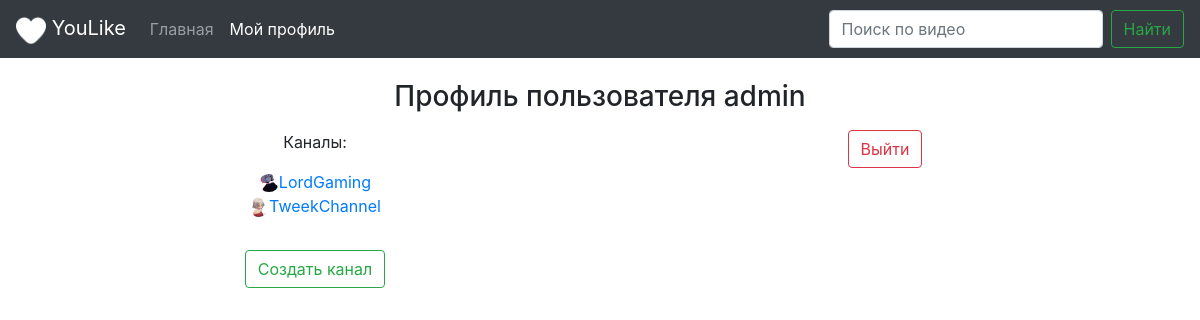
/profile/ (signed in), run on the app's committed database.
### main/models.py (models this page shows, shortened)
class Channel(models.Model):
    name = models.CharField("Название канала", max_length=150)
    logo = models.ImageField("Картинка канала", upload_to='channel_images/', null=True)
    description = models.TextField("Описание канала")
    owner = models.ForeignKey(User, verbose_name="Владелец канала", on_delete=models.CASCADE)
    subscribers = models.ManyToManyField(User, verbose_name='Пользователи, подписавшиеся на канал',
                                         related_name='subscribed_users')
    class Meta:
        verbose_name = "Канал"
        verbose_name_plural = "Каналы"

### main/views.py (the view)
# urls.py: path('profile/', views.ProfileView.as_view(), name='profile'),
class ProfileView(View):
    @staticmethod
    def get(request):
        if request.user.is_authenticated:
            try:
                channel_list = Channel.objects.filter(
                    owner__username=request.user.username)
                are_channels = True
            except:
                print("no channels")
                channel_list = []
                are_channels = False
            return render(request, 'main/profile.html', {"channel_list": channel_list, "are_channels": are_channels})
        else:
            return redirect('/accounts/login')

### main/templatetags/header.py (called while the page is built)
@register.inclusion_tag('main/tags/header.html')
def get_header(page='index'):
    return {"page": page}

### templates/main/profile.html (shortened to what this page needs)
{% extends 'base.html' %}
{% load header %}
{% block content %}
    {% get_header 'profile' %}
    <div class="container text-center mb-3">
        <p class="h3">
            Профиль пользователя {{ request.user.username }}
        </p>
    </div>
    <div class="container text-center">
        <div class="row">
            <div class="col-md">
                <p>Каналы:</p>
                {% if are_channels %}
                    {% for channel in channel_list %}
                        <a href="/channel/{{ channel.name }}" title="{{ channel.description }}"><img src="{{ channel.logo.url }}" width="20px" style="border-radius: 50%;">{{ channel.name }}</a><br>
                    {% endfor %}
                {% else %}
                    Нет каналов
                {% endif %}
                <br>
                <a href="{% url 'create-channel' %}" class="btn btn-outline-success mt-2">Создать канал</a>
            </div>
            <div class="col-md text-center">
                <a href="/accounts/logout" class="btn btn-outline-danger">Выйти</a>
            </div>
        </div>
    </div>
{% endblock content %}

### data on the page
Channel: logo (picture), name "LordGaming"
Channel: logo (picture), name "TweekChannel"

### other printed values
{{ request.user.username }} "admin"
